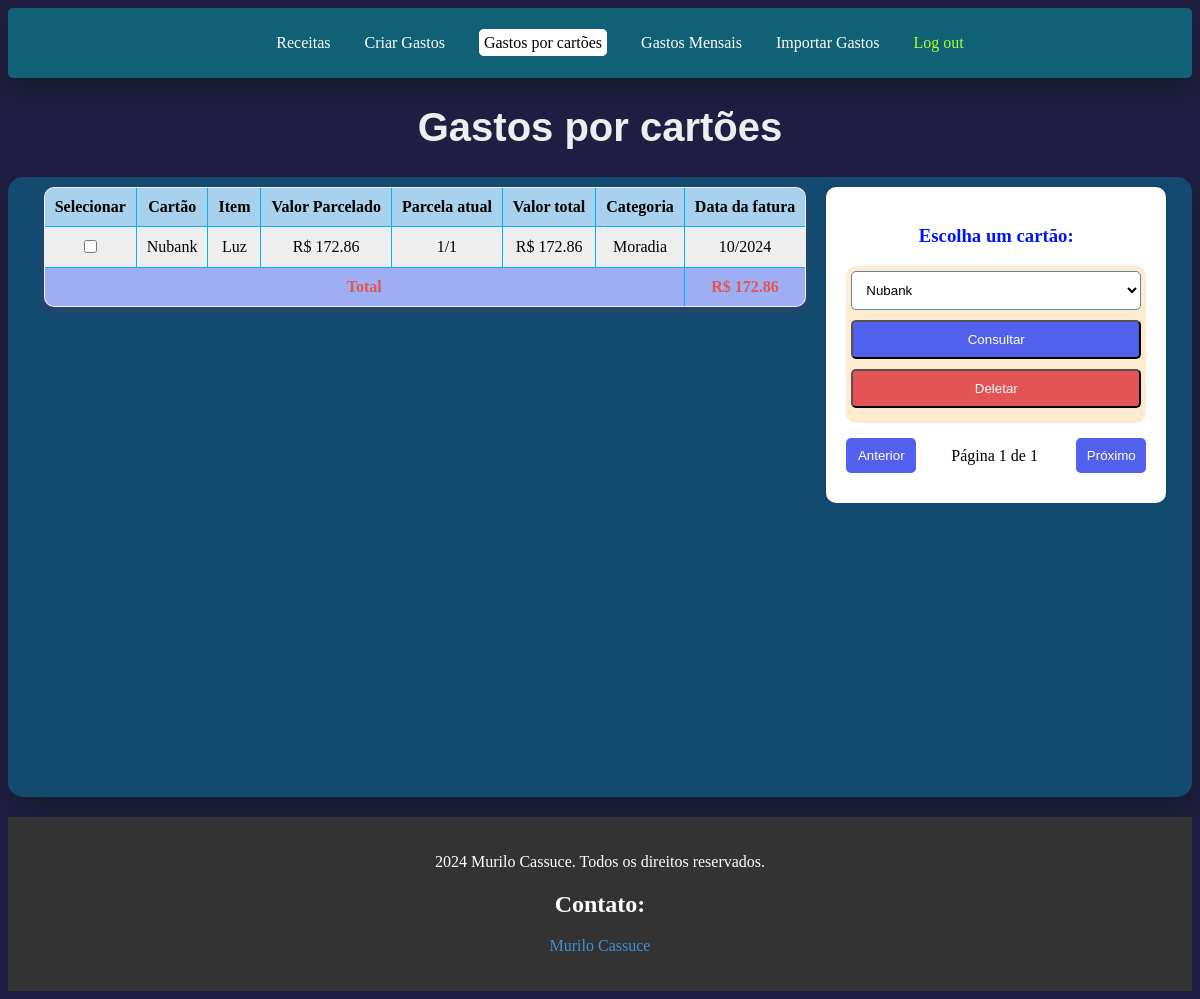
The page /gastosIndividuais/ (signed in) on the database as committed earlier.
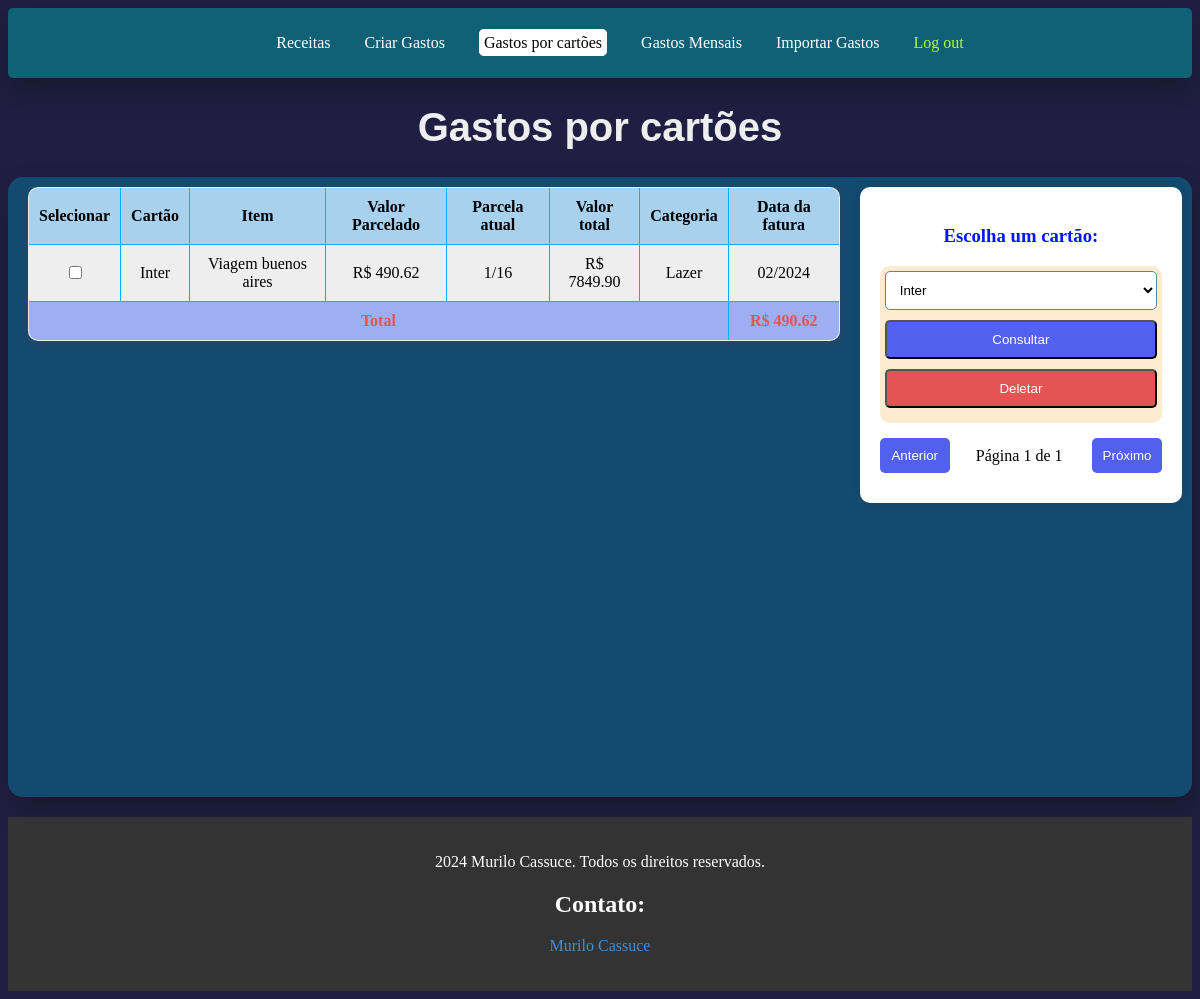
The same page on the database as committed later.
### usuarios/models.py (models this page shows, shortened)
class Gastos(models.Model):
    CATEGORIA_GASTO = [
        ("Alimentação", "Alimentação"),
        ("Transporte", "Transporte"),
        ("Entretenimento", "Entretenimento"),
        ("Moradia", "Moradia"),
        ("Lazer", "Lazer"),
        ("Educação", "Educação"),
        ("Serviços", "Serviços"),
        ("Saúde", "Saúde"),
        ("Outros", "Outros"),
    ]
    cartao = models.CharField(max_length=20)
    item = models.CharField(max_length=64)
    valor = models.DecimalField(max_digits=10, decimal_places=2)
    parcelas = models.CharField(max_length=6)
    parcelado = models.IntegerField()
    categoria = models.CharField(max_length=30, choices=CATEGORIA_GASTO)
    data_inicial = models.CharField(max_length=5)
    usuario = models.ForeignKey(settings.AUTH_USER_MODEL, on_delete=models.CASCADE)
    def valor_parcelado(self):
        if self.parcelado > 0:
            valor_parcelado = self.valor/self.parcelado
            return valor_parcelado
        return 0.00

### usuarios/views.py (the view, shortened to what this page needs)
# urls.py: path('gastosIndividuais/', views.gastosIndividuais, name="gastosIndividuais"),
def gastosIndividuais(request):
    if not request.user.is_authenticated:
        return HttpResponseRedirect(reverse("login"))
    LimiteDadosGastosUsuarios = Gastos.objects.filter(usuario=request.user)
    LimiteDadosGastosUsuarios_list = list(LimiteDadosGastosUsuarios)
    LimiteDadosReceitasUsuarios = EntradaDinheiro.objects.filter(usuario=request.user)
    LimiteDadosReceitasUsuarios_list = list(LimiteDadosReceitasUsuarios)
    if len(LimiteDadosReceitasUsuarios_list) > 150 or len(LimiteDadosGastosUsuarios_list) > 150:
        return HttpResponseRedirect(reverse("FimDoTeste"))
    cartoes = Gastos.objects.filter(usuario=request.user).values_list('cartao', flat=True).distinct()
    cartoes_filtrados = None
    total_entrada = 0
    if Gastos.objects.filter(usuario=request.user).exists():
        cartoes_filtrados = Gastos.objects.filter(cartao=cartoes[0], usuario=request.user)
    if request.method == "POST" and 'buscarCartoes' in request.POST:
        cartao_buscado = request.POST.get("cartao")
        if cartao_buscado:
            cartoes_filtrados = Gastos.objects.filter(cartao=cartao_buscado, usuario=request.user)
    if cartoes_filtrados != None:
        total_entrada = sum(gasto.valor_parcelado() for gasto in cartoes_filtrados)
    return render(request, 'usuarios/gastosIndividuais.html', {
        'cartoes': cartoes,
        'gastos': cartoes_filtrados,
        'total_entrada': total_entrada,
    })

### usuarios/templates/usuarios/gastosIndividuais.html (shortened to what this page needs)
{% extends "usuarios/layout.html" %}
{% block body %}
    <h1 id="h1Despesas" >Gastos por cartões</h1>
<div id="divPrincipal">
    <form method="POST" id="formTabela" action="{% url 'gastosIndividuais' %}">
        <table id="tabprincipal">
            <thead>
                <tr>
                    <th>Selecionar</th>
                    <th>Cartão</th>
                    <th>Item</th>
                    <th>Valor Parcelado</th>
                    <th>Parcela atual</th>
                    <th>Valor total</th>
                    <th>Categoria</th>
                    <th>Data da fatura</th>
                </tr>
            </thead>
            <tbody id="gastosTable">
                {% for gasto in gastos|slice:"::-1" %}
                <tr id="tr_criar_gasto" class="gasto-item">
                    <td><input type="checkbox" name="deletar" value="{{ gasto.id }}"></td>
                    <td>{{ gasto.cartao }}</td>
                    <td>{{ gasto.item }}</td>
                    <td>R$ {{ gasto.valor_parcelado|floatformat:2 }}</td>
                    <td>{{ gasto.parcelas }}</td>
                    <td>R$ {{ gasto.valor }}</td>
                    <td>{{ gasto.categoria }}</td>
                    <td>{{ gasto.data_inicial }}</td>
                </tr>
                {% empty %}
                <tr>
                    <td colspan="8">Nenhum cartão encontrado.</td>
                </tr>
                {% endfor %}
                <tr>
                    <td class="total" colspan="7"><strong>Total</strong></td>
                    <td class="total" colspan="1"><strong>R$ {{ total_entrada|floatformat:2 }}</strong></td>
                </tr>
            </tbody>
        </table>
    </form>
    <div id="formConsultCart">
        <h3 class="h3Info">Escolha um cartão: </h3>
        <form id="formGastos" method="post" action="{% url 'gastosIndividuais' %}">
            <div id="TestBackGround">
            <select id="cartao" name="cartao">
                {% for cartao in cartoes %}
                    <option value="{{ cartao }}">{{ cartao }}</option>
                    {% empty %}
                    <option>Nenhum cartão encontrado</option>
                {% endfor %}
            </select>
            <button type="submit" name="buscarCartoes" id="buscarGastoindividual">Consultar</button>
            <button type="button" id="deletarDados">Deletar</button>
            </div>
        </form>
        <div id="paginationButtons">
            <button id="anterPag">Anterior</button>
            <span id="pageInfo">Página {{ page_obj.number }} de {{ page_obj.paginator.num_pages }}</span>
            <button id="proxPag">Próximo</button>
        </div>
    </div>
</div>
{% endblock %}

Rows that differ between the two databases and show on the page:
removed Gastos: cartao "Nubank", item "Luz", valor_parcelado "172.86", parcelas "1/1", valor "172.86", categoria "Moradia", data_inicial "10/2024"
now on this page (row unchanged): Gastos: cartao "Inter", item "Viagem buenos aires", valor_parcelado "490.62", parcelas "1/16", valor "7849.90", categoria "Lazer", data_inicial "02/2024"
Other text that changed with them:
{{ total_entrada|floatformat:2 }}: "172.86" → "490.62"
form field cartao: "Nubank" → "Inter"
